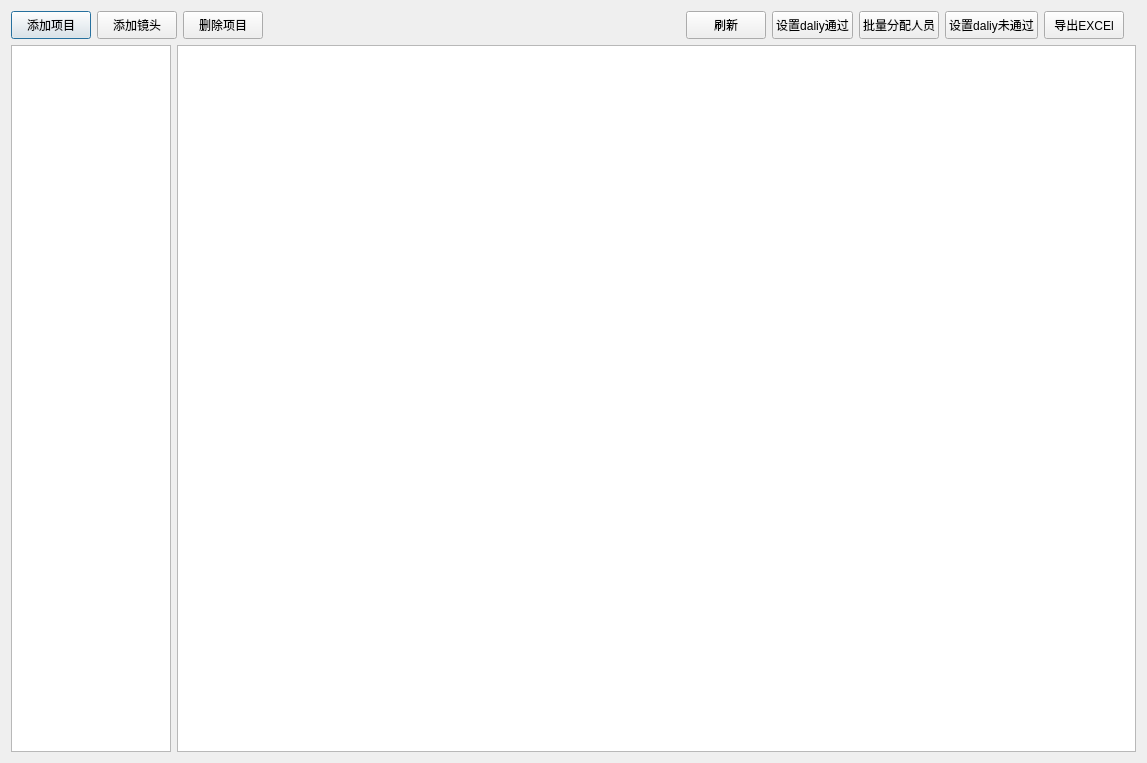
<?xml version="1.0" encoding="UTF-8"?>
<ui version="4.0">
 <class>EditPanel</class>
 <widget class="QDialog" name="EditPanel">
  <property name="geometry">
   <rect>
    <x>0</x>
    <y>0</y>
    <width>1147</width>
    <height>763</height>
   </rect>
  </property>
  <property name="windowTitle">
   <string>项目进度编辑面板（当前用户：管理员）</string>
  </property>
  <layout class="QVBoxLayout" name="verticalLayout">
   <item>
    <layout class="QHBoxLayout" name="horizontalLayout">
     <property name="rightMargin">
      <number>12</number>
     </property>
     <item>
      <widget class="QPushButton" name="add_project_btn">
       <property name="minimumSize">
        <size>
         <width>0</width>
         <height>28</height>
        </size>
       </property>
       <property name="text">
        <string>添加项目</string>
       </property>
      </widget>
     </item>
     <item>
      <widget class="QPushButton" name="insert_shot_btn">
       <property name="minimumSize">
        <size>
         <width>0</width>
         <height>28</height>
        </size>
       </property>
       <property name="baseSize">
        <size>
         <width>0</width>
         <height>0</height>
        </size>
       </property>
       <property name="text">
        <string>添加镜头</string>
       </property>
      </widget>
     </item>
     <item>
      <widget class="QPushButton" name="del_project_btn">
       <property name="minimumSize">
        <size>
         <width>0</width>
         <height>28</height>
        </size>
       </property>
       <property name="text">
        <string>删除项目</string>
       </property>
      </widget>
     </item>
     <item>
      <spacer name="horizontalSpacer">
       <property name="orientation">
        <enum>Qt::Horizontal</enum>
       </property>
       <property name="sizeHint" stdset="0">
        <size>
         <width>40</width>
         <height>20</height>
        </size>
       </property>
      </spacer>
     </item>
     <item>
      <widget class="QPushButton" name="shua_btn">
       <property name="minimumSize">
        <size>
         <width>0</width>
         <height>28</height>
        </size>
       </property>
       <property name="text">
        <string>刷新</string>
       </property>
      </widget>
     </item>
     <item>
      <widget class="QPushButton" name="daliy_pass_btn">
       <property name="minimumSize">
        <size>
         <width>0</width>
         <height>28</height>
        </size>
       </property>
       <property name="text">
        <string>设置daliy通过</string>
       </property>
      </widget>
     </item>
     <item>
      <widget class="QPushButton" name="batch_btn">
       <property name="minimumSize">
        <size>
         <width>0</width>
         <height>28</height>
        </size>
       </property>
       <property name="text">
        <string>批量分配人员</string>
       </property>
      </widget>
     </item>
     <item>
      <widget class="QPushButton" name="daliy_no_btn">
       <property name="minimumSize">
        <size>
         <width>0</width>
         <height>28</height>
        </size>
       </property>
       <property name="text">
        <string>设置daliy未通过</string>
       </property>
      </widget>
     </item>
     <item>
      <widget class="QPushButton" name="to_excel_btn">
       <property name="minimumSize">
        <size>
         <width>0</width>
         <height>28</height>
        </size>
       </property>
       <property name="text">
        <string>导出EXCEl</string>
       </property>
      </widget>
     </item>
    </layout>
   </item>
   <item>
    <layout class="QHBoxLayout" name="horizontalLayout_2" stretch="0,10">
     <item>
      <widget class="QListWidget" name="project_list">
       <property name="maximumSize">
        <size>
         <width>160</width>
         <height>16777215</height>
        </size>
       </property>
      </widget>
     </item>
     <item>
      <widget class="QTableWidget" name="project_table"/>
     </item>
    </layout>
   </item>
  </layout>
 </widget>
 <resources/>
 <connections/>
</ui>
